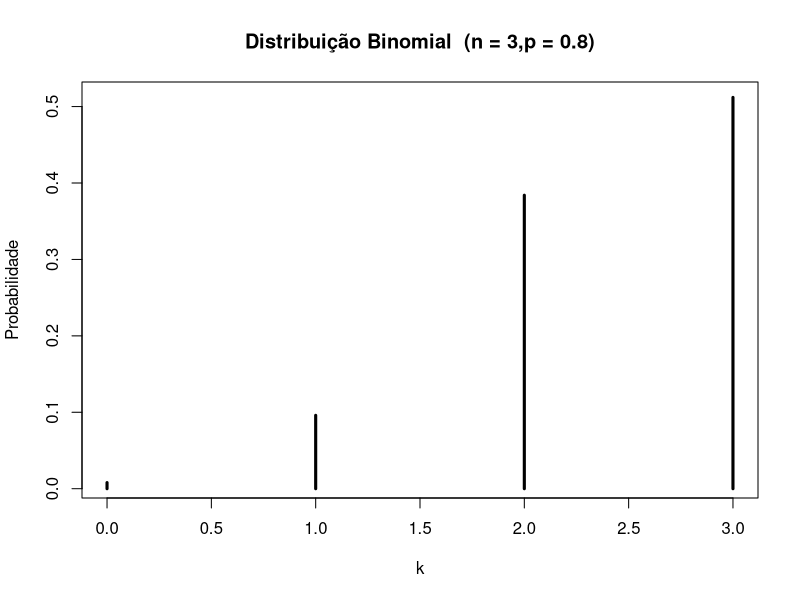
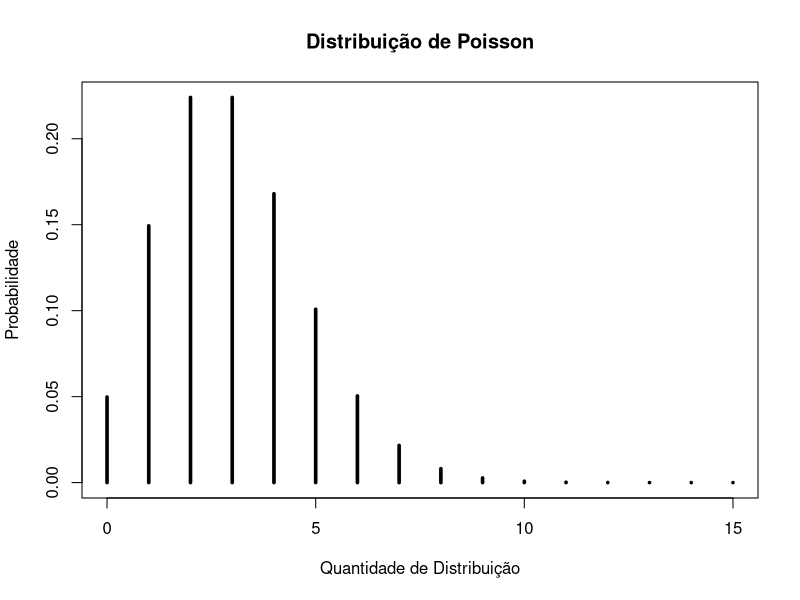
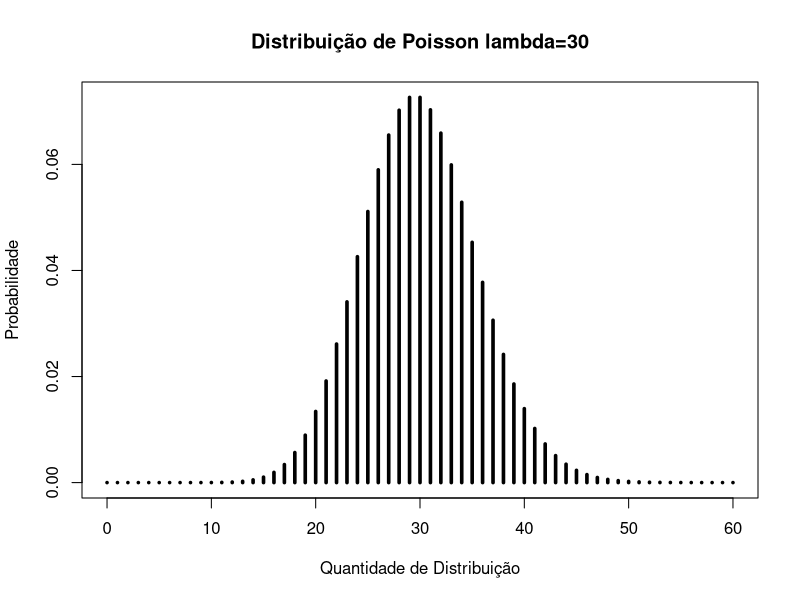

These figures' R source, in order:

# Dados do lucro + probabilidades
lucro <- c(15,17,19,21)
prob  <- c(0.0911,0.3341,0.4084,0.1664)

# Somando as probabilidades de lucro
sum(prob)

# Calculando o lucro esperado
mu <- lucro*prob
sum(mu)

# Variância e Desvio padrão
lucro2 <- lucro^2
lucro2b <- lucro2*prob
VarX <- sum(lucro2b) - sum(mu)^2
Desv <- sqrt(VarX)

# Tabela para verificar os valores 
tabela <- data.frame(lucro, prob, lucro2, lucro2b)
tabela

# Distribuição Binomial 
help(dbinom)

#----------- Distribuição Binomial ------------------#

# P(X = 0),P(X = 1),P(X = 2) e  P(X = 3)
dbinom(0,size=3,prob = 0.8)
dbinom(1,size=3,prob = 0.8)
dbinom(2,size=3,prob = 0.8)
dbinom(3,size=3,prob = 0.8)

# Distribuição Binomial usando vetor
dbinom(c(0,1,2,3),size=3,prob = 0.8)
sum(dbinom(c(0,1,2,3),size=3,prob = 0.8))
dbinom(c(0,1,2,3,0,1,2,3),3,c(rep(0.8,4),rep(0.2,4)))

# Gráfico da distribuição binomial
k <- 0:3
probk <- dbinom(0:3,3,0.8)
data.frame(k,probk)
plot(k,probk,type="h", 
     main = "Distribuição Binomial  (n = 3,p = 0.8)",
     ylab = "Probabilidade",
     lwd = 3)


#----------- Distribuição Multinomial ------------------#

# 3 vermelhas, 1 branca e 1 azul 
dmultinom(c(3,1,1), prob = c(0.5,0.3,0.2))
# 2 vermelhas, 3 branca e 0 azul
dmultinom(c(2,3,0), prob = c(0.5,0.3,0.2))

#----------- Distribuição de Poisson ----------------#
dpois(x = 4, lambda = 3)

# Soma das probabilidade
sum(dpois(x = 0:2,lambda=3))

# Probabilidade acumulada
ppois(q=2,lambda=3)

# Pelo menos 3 visitas --- P(X >=3) = 1-P(X<=2)
1-ppois(2,lambda=3)
ppois(2,lambda=3,lower.tail = F)

k <- 0:15
plot(k,dpois(k,lambda = 3),
     type="h",
     main = "Distribuição de Poisson",
     ylab = "Probabilidade",
     xlab = "Quantidade de Distribuição",
     lwd = 3.5)

k <- 0:60
plot(k,dpois(k,lambda = 30),
     type="h",
     main = "Distribuição de Poisson lambda=30",
     ylab = "Probabilidade",
     xlab = "Quantidade de Distribuição",
     lwd = 3.5)

#----------- Distribuição Normal --------------#
mu <- 25.5
sigma <- 4.7
pnorm(23,mean = mu,sd = sigma)

# Padronização (Z-score)
pnorm((23-25.5)/4.7)
pnorm((29-25.5)/4.7)


# Diâmetro entre 22 e 29 cm
a <- pnorm(22,mean = mu, sd = sigma)
b <- pnorm(29,mean = mu, sd = sigma)

# Calculando a probabilidade da área
b - a

# Diâmetro maior do que 27 cm
1 - pnorm(27,mean = mu, sd = sigma)
pnorm(27,mean = mu, sd = sigma, lower.tail = F)

# ------------ Quantil da normal ----------- #

# -------- Limite dos 25% menores -------- # 
qnorm(0.25, mean = mu ,sd = sigma)

# -------- Limite dos 10% maiores -------- # 
qnorm(0.10, mean = mu, sd = sigma, lower.tail = F)
qnorm(0.90, mean = mu, sd = sigma)


# ------------ Distribuição Qui-Quadrado ----------- #
pchisq(15,df=5) # P(X>15)
1 - pchisq(15,df=5)


# Limite dos 5% maiores
qchisq(0.95,df=5)


# ------------ Distribuição t de student ----------- #
pt(2,10)   # P(X <=2)
1-pt(2,10) # P(X > 2)

# Limites de 2.5% e 10% maiores 
qt(0.975,10) # Limites dos 2.5% maiores
qt(0.900,10) # Limites dos 10% maiores 

# ------------ Distribuição F de Snedecor ----------- #

### --------------- Quantil 97.5% ---------------- ###
qf(0.975,5,6)

###--------------- Probabilidade P(X<6.5) ----------------###
pf(6.5,5,6)

###--------------- Probabilidade P(X<6.5) ----------------###
qf(c(0.95,0.90),5,6)
